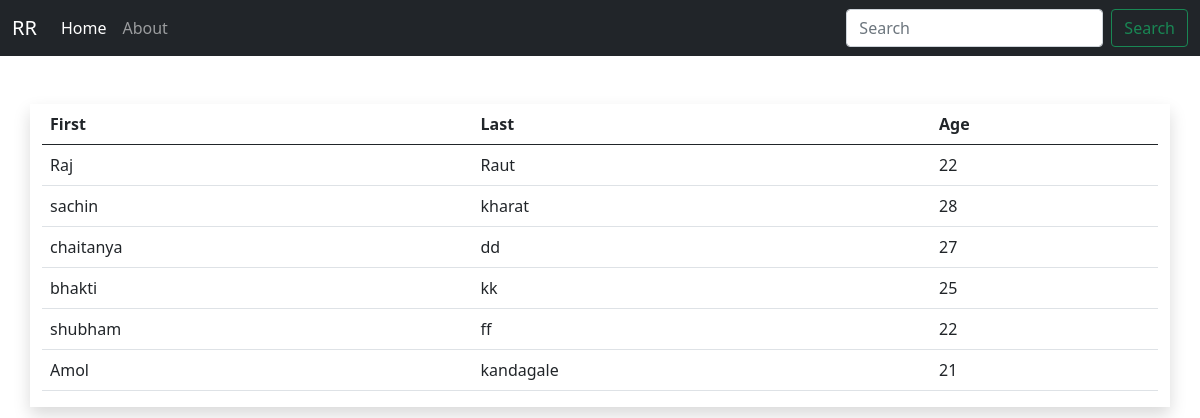
The page / on the database its author committed.
### app/models.py (models this page shows, shortened)
class Data(models.Model):
    firse_name=models.CharField(max_length=100)
    last_name=models.CharField(max_length=100)
    age=models.PositiveIntegerField(default=0)

### app/views.py (the view)
# urls.py: path('',views.index,name='index')
def index(request):
    if 'q' in request.GET:
        q=request.GET['q']
        multiple_q=Q(Q(firse_name__icontains=q)| Q(last_name__icontains=q))
        data=Data.objects.filter(multiple_q)
    else:
        data=Data.objects.all()
    content={
        'data':data
    }
    return render(request,'dashboared/index.html',content)

### app/templates/dashboared/index.html
{% extends 'app/base.html' %}
{% block content %}
<div class="col-md mt-5 shadow">
    <table class="table table-hover">
        <thead>
          <tr>
            <th scope="col">First</th>
            <th scope="col">Last</th>
            <th scope="col">Age</th>
          </tr>
        </thead>
        <tbody>
            {% for d in data %}
          <tr>
            <td>{{d.firse_name}}</td>
            <td>{{d.last_name}}</td>
            <td>{{d.age}}</td>
          </tr>
          {% endfor %}
        </tbody>
      </table>
</div>
{% endblock content %}

### app/templates/app/base.html (shortened to what this page needs)
<!doctype html>
<html lang="en">
  <head>
    <link href="https://cdn.jsdelivr.net/npm/bootstrap@5.0.2/dist/css/bootstrap.min.css" rel="stylesheet">
  </head>
  <body>
    {% include 'app/navbar.html' %}
    <div class="container">
        <div class="row">
            {% block content %}{% endblock content %}
        </div>
    </div>
  </body>
</html>

### app/templates/app/navbar.html (shortened to what this page needs)
<nav class="navbar navbar-expand-lg navbar-dark bg-dark">
    <div class="container-fluid">
      <a class="navbar-brand" href="{% url 'index' %}">RR</a>
      <div class="collapse navbar-collapse" id="navbarSupportedContent">
        <ul class="navbar-nav me-auto mb-2 mb-lg-0">
          <li class="nav-item">
            <a class="nav-link active" aria-current="page" href="#">Home</a>
          </li>
          <li class="nav-item">
            <a class="nav-link" href="#">About</a>
          </li>
        </ul>
        <form class="d-flex">
          <input class="form-control me-2" name="q" type="search" placeholder="Search" aria-label="Search">
          <button class="btn btn-outline-success" type="submit">Search</button>
        </form>
      </div>
    </div>
  </nav>

### rows shown on the page
Data: firse_name "Raj", last_name "Raut", age "22"
Data: firse_name "sachin", last_name "kharat", age "28"
Data: firse_name "chaitanya", last_name "dd", age "27"
Data: firse_name "bhakti", last_name "kk", age "25"
Data: firse_name "shubham", last_name "ff", age "22"
Data: firse_name "Amol", last_name "kandagale", age "21"
